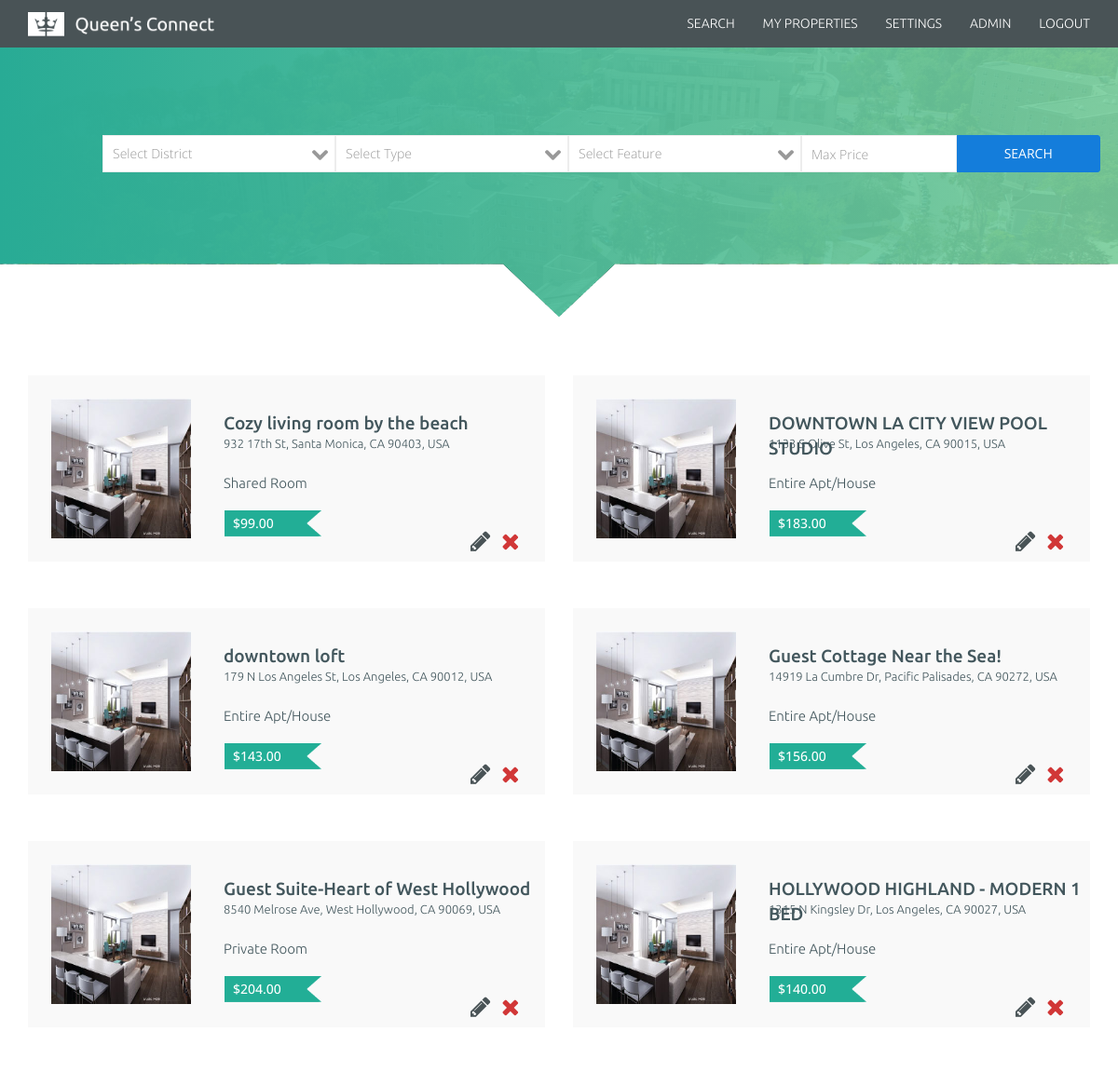
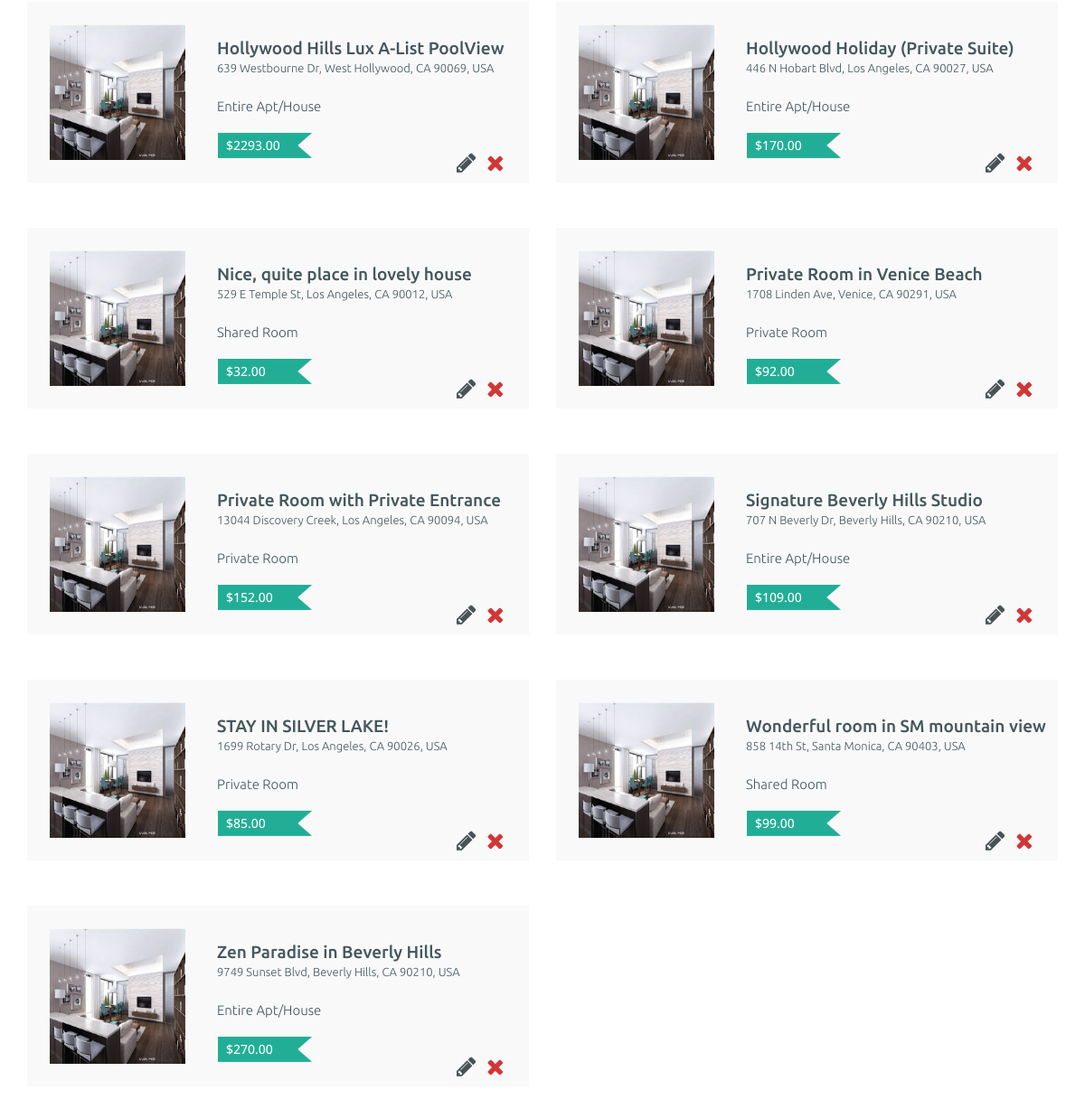
Screenshot of /pages/search.php (signed in) with the database file from the repository (2 pictures, top to bottom).
### tables this page shows
CREATE TABLE `rental_properties` (
  `id` int(11) unsigned NOT NULL AUTO_INCREMENT,
  `name` varchar(255) NOT NULL,
  `supplier_id` int(11) unsigned NOT NULL,
  `address` varchar(255) NOT NULL,
  `district_id` int(11) unsigned NOT NULL,
  `property_type_id` int(2) unsigned NOT NULL,
  `num_guests` int(10) unsigned NOT NULL DEFAULT '0',
  `num_rooms` int(10) unsigned NOT NULL DEFAULT '0',
  `num_bathrooms` int(10) unsigned NOT NULL,
  `price` int(5) NOT NULL,
  `description` text NOT NULL,
  `has_air_conditioning` tinyint(11) NOT NULL DEFAULT '0',
  `has_cable_tv` tinyint(11) NOT NULL DEFAULT '0',
  `has_laundry_machines` tinyint(11) NOT NULL DEFAULT '0',
  `has_parking` tinyint(11) NOT NULL DEFAULT '0',
  `has_gym` tinyint(11) NOT NULL DEFAULT '0',
  `has_internet` tinyint(11) NOT NULL DEFAULT '0',
  `pets_allowed` tinyint(11) NOT NULL DEFAULT '0',
  `has_wheelchair_access` tinyint(11) NOT NULL DEFAULT '0',
  `has_pool` tinyint(11) NOT NULL DEFAULT '0',
  `has_transport_access` tinyint(11) NOT NULL DEFAULT '0',
  `has_private_bathroom` tinyint(11) NOT NULL DEFAULT '0',
  PRIMARY KEY (`id`),
  KEY `district_id` (`district_id`),
  KEY `supplier_id` (`supplier_id`),
  KEY `property_type_id` (`property_type_id`),
  CONSTRAINT `rental_properties_ibfk_1` FOREIGN KEY (`district_id`) REFERENCES `city_districts` (`id`),
  CONSTRAINT `rental_properties_ibfk_2` FOREIGN KEY (`supplier_id`) REFERENCES `users` (`id`),
  CONSTRAINT `rental_properties_ibfk_3` FOREIGN KEY (`property_type_id`) REFERENCES `rental_property_types` (`id`)
);

### classes/User.php (called while the page is built, shortened)
<?php
class User {
	private static $currentUser = NULL;
	private $isAdmin;
	private function __construct($isAdmin, $firstName, $lastName, $email, $phoneNumber, $gradYear, $facultyID, $degreeTypeID, $gender) {
		$this->isAdmin = $isAdmin;
	}
	public static function current() {
		if (is_null(self::$currentUser)) {
			if ($_SESSION["user_id"]) {
				self::$currentUser = self::withID($_SESSION["user_id"]);
			}
		}
		return self::$currentUser;
	}
	private static function withDatabaseRecord(array $row) {
		$temp = new self($row["is_admin"], $row["first_name"], $row["last_name"], $row["email"], $row["phone_number"], $row["grad_year"], $row["faculty_id"], $row["degree_type_id"], $row["gender"]);
		$temp->setID($row["id"]);
		return $temp;
	}
	public static function withID($id) {
		try {
			$pdo  = DB::getHandle();
			$stmt = $pdo->prepare("SELECT id, is_admin, first_name, last_name, email, phone_number, grad_year, faculty_id, degree_type_id, gender FROM users WHERE id = :id");
			$stmt->bindParam(":id", $id);
			$stmt->execute();
			$result = $stmt->fetch();
			return self::withDatabaseRecord($result);
		} catch (PDOException $e) {
			throw new OutOfBoundsException("Invalid user ID supplied to User::withID.");
		}
	}
	public function isAdmin() {
		return ($this->isAdmin) ? true : false;
	}
	private function setID($id) {
		$id = (int) $id;
	}
}

### classes/Validate.php (called while the page is built, shortened)
<?php
class Validate {
	public static function int($value) {
		if (is_string($value) && ctype_digit($value)) {
			return true;
		}
		return false;
	}
}

### classes/RentalProperty.php (called while the page is built, shortened)
<?php
class RentalProperty {
	private static $propertyTypes;
	public static function getPropertyTypes() {
		if (is_null(self::$propertyTypes)) {
			self::$propertyTypes = [];
			$pdo = DB::getHandle();
			$stmt = $pdo->query("SELECT id, property_type_name FROM rental_property_types ORDER BY property_type_name ASC");
			$results = $stmt->fetchAll();
			if ($results !== false) {
				foreach ($results as $row) {
					self::$propertyTypes[$row["id"]] = $row["property_type_name"];
				}
			}
		}
		return self::$propertyTypes;
	}
	private $id;
	private $name;
	private $address;
	private $propertyTypeID;
	private $price;
	private static function withDatabaseRecord(array $row) {
		$temp = new self($row["name"], $row["supplier_id"], $row["address"], $row["district_id"], $row["property_type_id"], $row["num_guests"], $row["num_rooms"], $row["num_bathrooms"], $row["price"], $row["description"], $row);
		$temp->setID($row["id"]);
		return $temp;
	}
	public static function getAll() {
		try {
			$pdo  = DB::getHandle();
			$stmt = $pdo->query("SELECT * FROM rental_properties ORDER BY name ASC");
			$results = $stmt->fetchAll();
			$properties = [];
			foreach ($results as $row) {
				$properties[] = self::withDatabaseRecord($row);
			}
			return $properties;
		} catch (PDOException $e) {
			throw new ErrorException("Unable to retrieve the rental property list from the database.");
		}
	}
	public function getID() {
		return $this->id;
	}
	public function getName() {
		return $this->name;
	}
	public function getAddress() {
		return $this->address;
	}
	public function getPropertyTypeName() {
		return self::getPropertyTypes()[$this->propertyTypeID];
	}
	public function getPrice() {
		return $this->price;
	}
	private function setID($id) {
		$id = (int) $id;
		$this->id = $id;
	}
	public function setName($name) {
		$this->name = $name;
	}
	public function setAddress($address) {
		$this->address = $address;
	}
	public function setPropertyTypeID($id) {
		$id = (int) $id;
		$this->propertyTypeID = $id;
	}
	public function setPrice($price) {
		$price = (int) $price;
		$this->price = $price;
	}
}

### pages/search.php (the view, shortened to what this page needs)
<?php
$results = RentalProperty::getAll();
include "pages/header.php"; ?>
	<div id="banner" class="search-header image-bg">
		<div class="overlay-bg"></div>
		<div class="container">
			<form class="row search-bar" action="" method="post">
				<div class="col-md-3" style="padding-left: 0; padding-right: 0">
					<select class="form-control select-search-form" name="district">
						<option value="0">Select District</option>
					</select>
				</div>
				<div class="col-md-3" style="padding-left: 0; padding-right: 0">
					<select class="form-control select-search-form" name="type">
						<option value="0">Select Type</option>
						<?php foreach (RentalProperty::getPropertyTypes() as $typeID => $typeName) { ?>
						<option value="<?php echo $typeID; ?>"><?php echo $typeName; ?></option>
						<?php } ?>
					</select>
				</div>
				<div class="col-md-3" style="padding-left: 0; padding-right: 0">
					<select class="form-control select-search-form" name="features">
						<option value="0">Select Feature</option>
					</select>
				</div>
				<div class="col-md-2" style="padding-left: 0; padding-right: 0"><input type="number" min="0" class="form-control" name="maxprice" placeholder="Max Price"></div>
				<div class="col-md-1" style="padding-left: 0; padding-right: 0"><button class="btn btn-default btn-search" type="submit">SEARCH</button></div>
			</form>
		</div>
	</div>
<?php if ($results) {
	$grid = [];
	foreach ($results as $property) {
		$text =
			'<div class="col-sm-6">
				<a class="property-block" href="./?property=' . $property->getID() . '" style="display: block; color: inherit">
					<img class="property-pic" src="qbnb_website/images/property_1.jpg">
					<span class="property-info" style="display: block">
						<span class="property-title">' . $property->getName() . '</span>
						<span class="property-address">' . $property->getAddress() . '</span>
						<span class="property-type">' . $property->getPropertyTypeName() . '</span>
						<span class="price-tag" style="display: block"></span>
						<span id="price-text">$' . $property->getPrice() . '.00</span>';
		if (User::current()->isAdmin() || $property->getSupplierID() == User::current()->getID()) {
		$text .=
						'<a class="pencil-prop-icon" href="./?property=' . $property->getID() . '&edit"><i class="fa fa-pencil"></i></a>
	                    <a class="remove-prop-icon" href="./?property=' . $property->getID() . '&delete"><i class="fa fa-times"></i></a>';
		}
		$text .=
					'</span>
				</a>
			</div>
			';
		$grid[] = $text;
	}
	if (count($grid) % 2 == 1) {
		$grid[] = '';
	}
	?>
	<div class="container">
		<?php
		for ($i = 0; $i < count($grid); $i++) {
			$odd = ($i % 2 == 1);
			if (!$odd) {
				echo '<div class="row">' . PHP_EOL;
			}
			echo $grid[$i];
			if ($odd) {
				echo '</div>' . PHP_EOL;
			}
		}
		?>
	</div>
<?php
}
include "pages/footer.php";

### pages/header.php (shortened to what this page needs)
<!DOCTYPE html>
<html lang="en">
<head>
	<link href="qbnb_website/css/bootstrap.min.css" rel="stylesheet">
	<link href="qbnb_website/css/style.css" rel="stylesheet">
	<link href="qbnb_website/css/font-awesome.min.css" rel="stylesheet">
</head>
<body data-target=".navbar-fixed-top">
<nav class="navbar navbar-default navbar-fixed-top">
	<div class="container">
		<div class="navbar-header">
			<a class="navbar-brand" href="./"><img src="qbnb_website/images/logo_small.png" class="img-responsive" width="200" /></a> </div>
		<div id="navbar" class="collapse navbar-collapse">
			<ul class="nav navbar-nav navbar-right">
				<li><a href="./?search">Search</a></li>
				<li><a href="./?myproperties">My Properties</a></li>
				<li><a href="./?settings">Settings</a></li>
				<?php if (User::current()->isAdmin()) { ?>
					<li><a href="./?admin">Admin</a></li>
				<?php } ?>
				<li><a href="./?logout">Logout</a></li>
			</ul>
		</div>
	</div>
</nav>

### pages/footer.php (shortened to what this page needs)
</body>
</html>

### qbnb_website/css/style.css (style rules this page uses)
html, body { height: 100%; }
body { margin: 0; font-family: "Open Sans"; font-size: 14px; color: #43575d; -webkit-font-smoothing: antialiased; }
input { display: block; margin-bottom: 15px; }
.form-control { font-family: "Open Sans"; font-weight: 300; color: #999999; padding: 0 10px; height: 40px; border-radius: 0px; border-color: #ededed; box-shadow: none; }
.btn { border-radius: 3px; border-width: 1.5px; font-size: 14px; text-transform: uppercase; padding: 12px 50px }
.btn-search { height: 40px; background-color: #147ddb; border-color: #147ddb; color: #fff; border-top-left-radius: 0px!important; border-bottom-left-radius: 0px!important; padding: 9px 50px; }
.navbar-default { background-color: #495356; border-color: #495356; }
.navbar-default .navbar-collapse, .navbar-default .navbar-form { border-color: rgba(14,14,14,0.9); }
.navbar-nav>li>a { text-transform: uppercase; }
.navbar-default .navbar-nav>li>a { font-family: "Ubuntu"; font-weight: 300; color: #fff; }
.navbar-brand { padding: 13px 15px; }
.navbar { min-height:50px; }
.select-search-form { border-radius: 0px; -webkit-appearance: none; background-image: url("../images/arrow_down.svg"); background-repeat: no-repeat; background-size: 17px; margin-right: 20px; background-position: 97% 59%; margin-bottom: 15px; }
.search-header { height: 27em; width: 100%; -webkit-clip-path: polygon(0% 0%, 100% 0%, 100% 75%, 55% 75%, 50% 90%, 45% 75%, 0% 75%); clip-path: polygon(0% 0%, 100% 0%, 100% 75%, 55% 75%, 50% 90%, 45% 75%, 0% 75%); }
.search-bar { position: absolute; top: 145px; width: 1000px; left: 125px; }
#banner { position:relative; background-position: 50% 40%; background-image: url("../images/banner.jpg"); padding-bottom:0; overflow:hidden; }
.image-bg { background-size: cover; background-repeat: no-repeat; color:#fff; position: relative; }
.col-sm-6, .col-md-4 { padding-top: 25px; padding-bottom: 25px; }
.pencil-prop-icon { position: absolute; color: #495356; font-size: 25px; top: 185px; left: 490px; }
.remove-prop-icon { position: absolute; color: #d13737; font-size: 25px; top: 185px; left: 523px; }
.property-block { padding: 25px; background-color: #f9f9f9; }
.property-info { display: inline; }
#price-text { position: absolute; font-weight: 500; color: #fff; left: 235px; top: 174px; }
.price-tag { background-image: url('../images/price_tag.png'); background-repeat: no-repeat; background-size: 104px 28px; width: 104px; height: 28px; position: absolute; left: 226px; top: 170px; }
.property-title { font-family: "Ubuntu"; font-weight: 500; font-size: 19px; position: absolute; left: 225px; top: 63px }
.property-address { font-family: "Ubuntu"; font-weight: 300; font-size: 13px; position: absolute; left: 225px; top: 89px; }
.property-type { font-family: "Ubuntu"; font-weight: 300; font-size: 15px; position: absolute; left: 225px; top: 130px; }
.property-pic { overflow: hidden; width: 150px; height: 150px; }
.overlay-bg { position: absolute; top: 0; left :0; width: 100%; height: 100%; background: rgb(40,171,149); background: -moz-linear-gradient(left, rgba(40,171,149,1) 0%, rgba(123,209,160,0.90) 100%); background: -webkit-gradient(linear, left top, right top, color-stop(0%,rgba(40,171,149,1)), color-stop(100%,rgba(123,209,160,0.90))); background: -webkit-linear-gradient(left, rgba(40,171,149,1) 0%,rgba(123,209,160,0.90) 100%); background: -o-linear-gradient(left, rgba(40,171,149,1) 0%,rgba(123,209,160,0.90) 100%); background: -ms-linear-gradient(left, rgba(40,171,149,1) 0%,rgba(123,209,160,0.90) 100%); background: linear-gradient(to right, rgba(40,171,149,1) 0%,rgba(123,209,160,0.90) 100%); filter: progid:DXImageTransform.Microsoft.gradient( startColorstr='#28ab95', endColorstr='#7bd1a0',GradientType=1 ); }

### rows the page displays
rental_properties: name "Cozy living room by the beach", address "932 17th St, Santa Monica, CA 90403, USA", property_type "Shared Room", price "99"
rental_properties: name "DOWNTOWN LA CITY VIEW POOL STUDIO", address "1133 S Olive St, Los Angeles, CA 90015, USA", property_type "Entire Apt/House", price "183"
rental_properties: name "downtown loft", address "179 N Los Angeles St, Los Angeles, CA 90012, USA", property_type "Entire Apt/House", price "143"
rental_properties: name "Guest Cottage Near the Sea!", address "14919 La Cumbre Dr, Pacific Palisades, CA 90272, USA", property_type "Entire Apt/House", price "156"
rental_properties: name "Guest Suite-Heart of West Hollywood", address "8540 Melrose Ave, West Hollywood, CA 90069, USA", property_type "Private Room", price "204"
rental_properties: name "HOLLYWOOD HIGHLAND - MODERN 1 BED", address "1315 N Kingsley Dr, Los Angeles, CA 90027, USA", property_type "Entire Apt/House", price "140"
rental_properties: name "Hollywood Hills Lux A-List PoolView", address "639 Westbourne Dr, West Hollywood, CA 90069, USA", property_type "Entire Apt/House", price "2293"
rental_properties: name "Hollywood Holiday (Private Suite)", address "446 N Hobart Blvd, Los Angeles, CA 90027, USA", property_type "Entire Apt/House", price "170"
rental_properties: name "Nice, quite place in lovely house", address "529 E Temple St, Los Angeles, CA 90012, USA", property_type "Shared Room", price "32"
rental_properties: name "Private Room in Venice Beach", address "1708 Linden Ave, Venice, CA 90291, USA", property_type "Private Room", price "92"
rental_properties: name "Private Room with Private Entrance", address "13044 Discovery Creek, Los Angeles, CA 90094, USA", property_type "Private Room", price "152"
rental_properties: name "Signature Beverly Hills Studio", address "707 N Beverly Dr, Beverly Hills, CA 90210, USA", property_type "Entire Apt/House", price "109"
rental_properties: name "STAY IN SILVER LAKE!", address "1699 Rotary Dr, Los Angeles, CA 90026, USA", property_type "Private Room", price "85"
rental_properties: name "Wonderful room in SM mountain view", address "858 14th St, Santa Monica, CA 90403, USA", property_type "Shared Room", price "99"
rental_properties: name "Zen Paradise in Beverly Hills", address "9749 Sunset Blvd, Beverly Hills, CA 90210, USA", property_type "Entire Apt/House", price "270"
